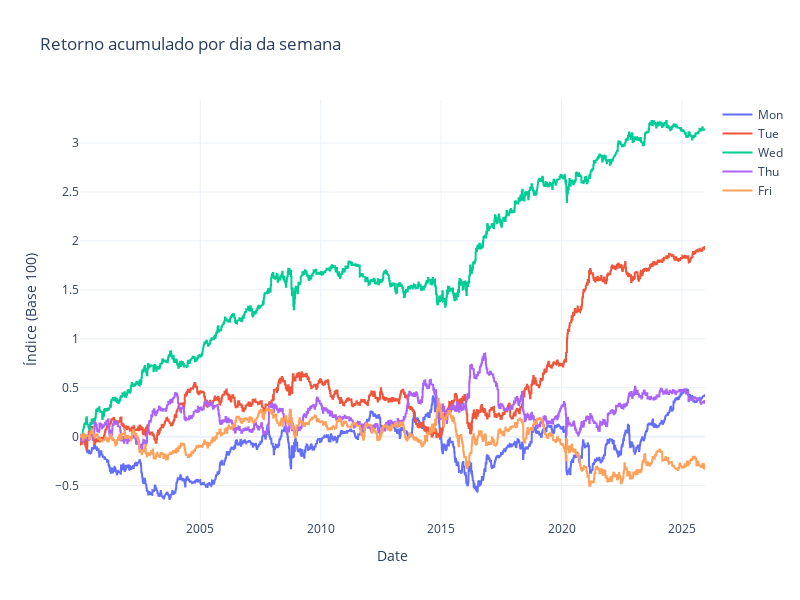

Source (notebook cell):
### Code cell
df_plot = df.copy()
df_plot = df_plot.dropna(subset=["ret"])

df_plot["buy_hold"] = df['ret'].cumsum()
fig = go.Figure()

weekday_names = {
    0: "Mon",
    1: "Tue",
    2: "Wed",
    3: "Thu",
    4: "Fri"
}

for wd in range(5):
    ret_wd = np.where(df_plot["weekday"] == wd, df_plot["ret"], 0)
    cum_wd = ret_wd.cumsum()

    fig.add_trace(
        go.Scatter(
            x=df_plot.index,
            y=cum_wd,
            name=weekday_names[wd],
            line=dict(width=2)
        )
    )



fig.update_layout(
    title="Retorno acumulado por dia da semana",
    xaxis_title="Date",
    yaxis_title="Índice (Base 100)",
    template="plotly_white",
    height=600, width=800
)

fig.show()

### Figure 1 — Plotly figure (JSON) as saved in the notebook; plotly's stock layout.template omitted (floating-point values rounded to 4 significant figures; data arrays with more than 128 entries replaced by an {"elided": "..."} marker saying what was removed)
{"data": [{"line": {"width": 2}, "name": "Mon", "type": "scatter", "x": {"elided": "6518 str values"}, "y": {"elided": "6518 float values"}}, {"line": {"width": 2}, "name": "Tue", "type": "scatter", "x": {"elided": "6518 str values"}, "y": {"elided": "6518 float values"}}, {"line": {"width": 2}, "name": "Wed", "type": "scatter", "x": {"elided": "6518 str values"}, "y": {"elided": "6518 float values"}}, {"line": {"width": 2}, "name": "Thu", "type": "scatter", "x": {"elided": "6518 str values"}, "y": {"elided": "6518 float values"}}, {"line": {"width": 2}, "name": "Fri", "type": "scatter", "x": {"elided": "6518 str values"}, "y": {"elided": "6518 float values"}}], "layout": {"height": 600, "title": {"text": "Retorno acumulado por dia da semana"}, "width": 800, "xaxis": {"title": {"text": "Date"}}, "yaxis": {"title": {"text": "Índice (Base 100)"}}}}
